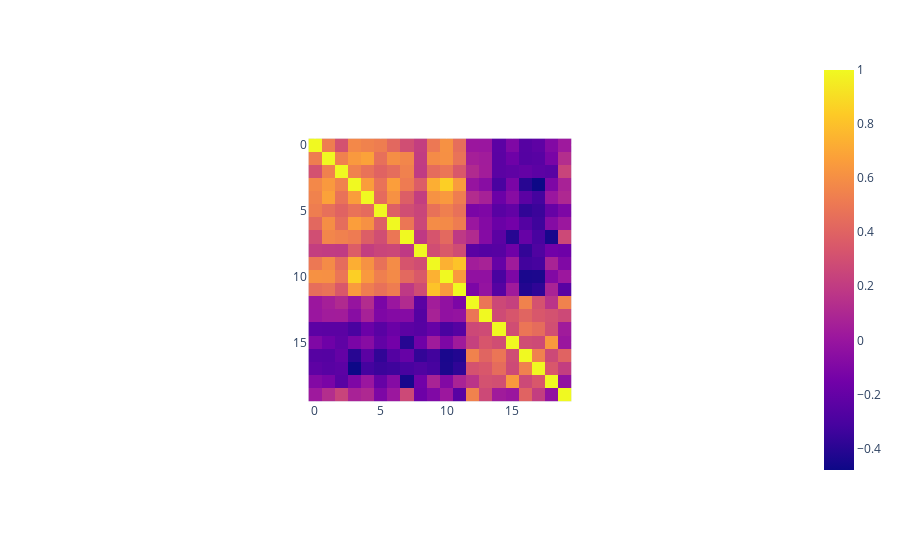

Notebook code for this chart:
### Code cell
import plotly.express as px
fig = px.imshow(df.iloc[:,2:].corr())
fig.show()

df = px.data.medals_wide(indexed=True)
fig = px.imshow(df,
               x=df.iloc[:,2:].columns.values.tolist(),
                y=df.iloc[:,2:].columns.values.tolist()
               )
fig.show()

### Figure 1 — Plotly figure (JSON) as saved in the notebook; plotly's stock layout.template omitted (floating-point values rounded to 4 significant figures; data arrays with more than 128 entries replaced by an {"elided": "..."} marker saying what was removed)
{"data": [{"coloraxis": "coloraxis", "hovertemplate": "x: %{x}<br>y: %{y}<br>color: %{z}<extra></extra>", "type": "heatmap", "z": {"elided": "20x20 float values"}}], "layout": {"autosize": true, "coloraxis": {"colorscale": [[0, "#0d0887"], [0.1111, "#46039f"], [0.2222, "#7201a8"], [0.3333, "#9c179e"], [0.4444, "#bd3786"], [0.5556, "#d8576b"], [0.6667, "#ed7953"], [0.7778, "#fb9f3a"], [0.8889, "#fdca26"], [1, "#f0f921"]]}, "margin": {"t": 60}, "xaxis": {"autorange": true, "constrain": "domain", "domain": [0.3172, 0.6828], "range": [-0.5, 19.5], "scaleanchor": "y"}, "yaxis": {"autorange": true, "constrain": "domain", "domain": [0.004717, 0.9953], "range": [19.5, -0.5]}}}
